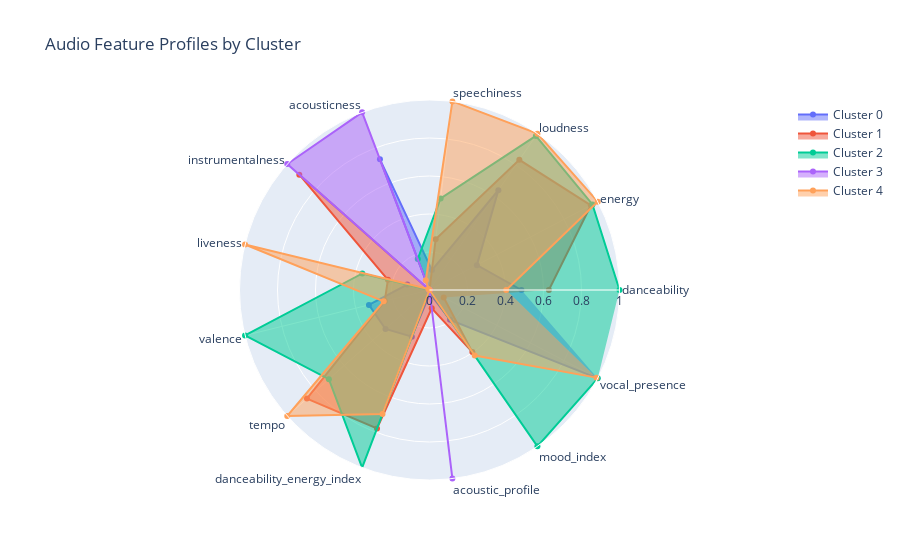

The code cell stored with this chart in its notebook:
### Code cell
fig = go.Figure()

for cluster_id in cluster_profiles_scaled.index:
    fig.add_trace(
        go.Scatterpolar(
            r=cluster_profiles_scaled.loc[cluster_id].values,
            theta=features,
            fill="toself",
            name=f"Cluster {cluster_id}"
        )
    )

fig.update_layout(
    title="Audio Feature Profiles by Cluster",
    polar=dict(
        radialaxis=dict(visible=True, range=[0, 1])
    ),
    showlegend=True
)
fig.write_image(f"{PROJECT_ROOT}/figures/cluster_audio_profiles.png")
fig.show()

### Figure 1 — Plotly figure (JSON) as saved in the notebook; plotly's stock layout.template omitted (floating-point values rounded to 4 significant figures)
{"data": [{"fill": "toself", "name": "Cluster 0", "r": [0.4839, 0.2817, 0.638, 0.1054, 0.7356, 0.002531, 0.1204, 0.3283, 0.3095, 0.2627, 0.01848, 0.1908, 0.9975], "theta": ["danceability", "energy", "loudness", "speechiness", "acousticness", "instrumentalness", "liveness", "valence", "tempo", "danceability_energy_index", "acoustic_profile", "mood_index", "vocal_presence"], "type": "scatterpolar"}, {"fill": "toself", "name": "Cluster 1", "r": [0.6282, 0.9593, 0.8324, 0.2686, 0.0, 0.9155, 0.2254, 0.2426, 0.862, 0.7793, 0.09718, 0.3972, 0.08452], "theta": ["danceability", "energy", "loudness", "speechiness", "acousticness", "instrumentalness", "liveness", "valence", "tempo", "danceability_energy_index", "acoustic_profile", "mood_index", "vocal_presence"], "type": "scatterpolar"}, {"fill": "toself", "name": "Cluster 2", "r": [1.0, 0.9686, 0.9857, 0.4857, 0.1744, 0.0, 0.364, 1.0, 0.7076, 1.0, 0.002017, 1.0, 1.0], "theta": ["danceability", "energy", "loudness", "speechiness", "acousticness", "instrumentalness", "liveness", "valence", "tempo", "danceability_energy_index", "acoustic_profile", "mood_index", "vocal_presence"], "type": "scatterpolar"}, {"fill": "toself", "name": "Cluster 3", "r": [0.0, 0.0, 0.0, 0.0, 1.0, 1.0, 0.0, 0.0, 0.0, 0.0, 1.0, 0.0, 0.0], "theta": ["danceability", "energy", "loudness", "speechiness", "acousticness", "instrumentalness", "liveness", "valence", "tempo", "danceability_energy_index", "acoustic_profile", "mood_index", "vocal_presence"], "type": "scatterpolar"}, {"fill": "toself", "name": "Cluster 4", "r": [0.4039, 1.0, 1.0, 1.0, 0.05498, 0.007435, 1.0, 0.2482, 1.0, 0.6977, 0.0, 0.4194, 0.9926], "theta": ["danceability", "energy", "loudness", "speechiness", "acousticness", "instrumentalness", "liveness", "valence", "tempo", "danceability_energy_index", "acoustic_profile", "mood_index", "vocal_presence"], "type": "scatterpolar"}], "layout": {"polar": {"radialaxis": {"range": [0, 1], "visible": true}}, "showlegend": true, "title": {"text": "Audio Feature Profiles by Cluster"}}}
